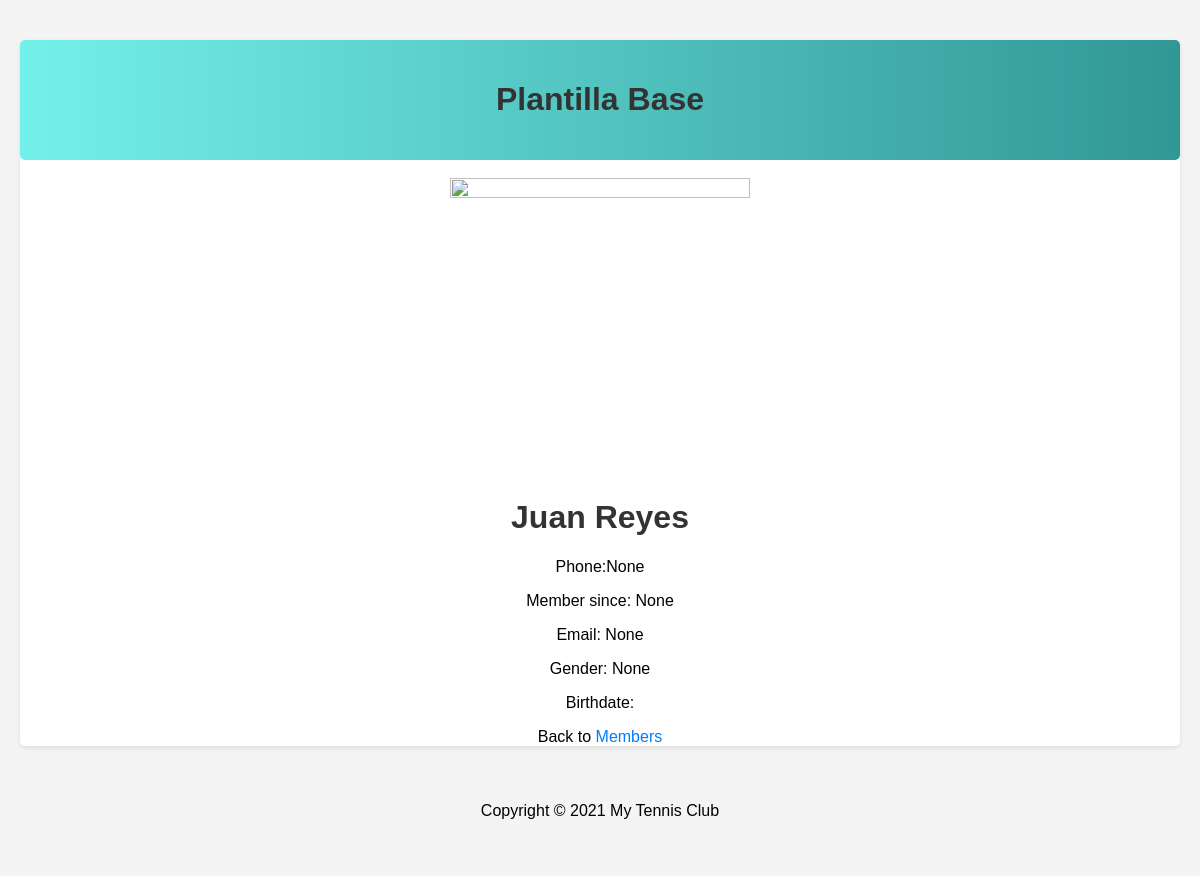
The app's page /members/details/8, older data.
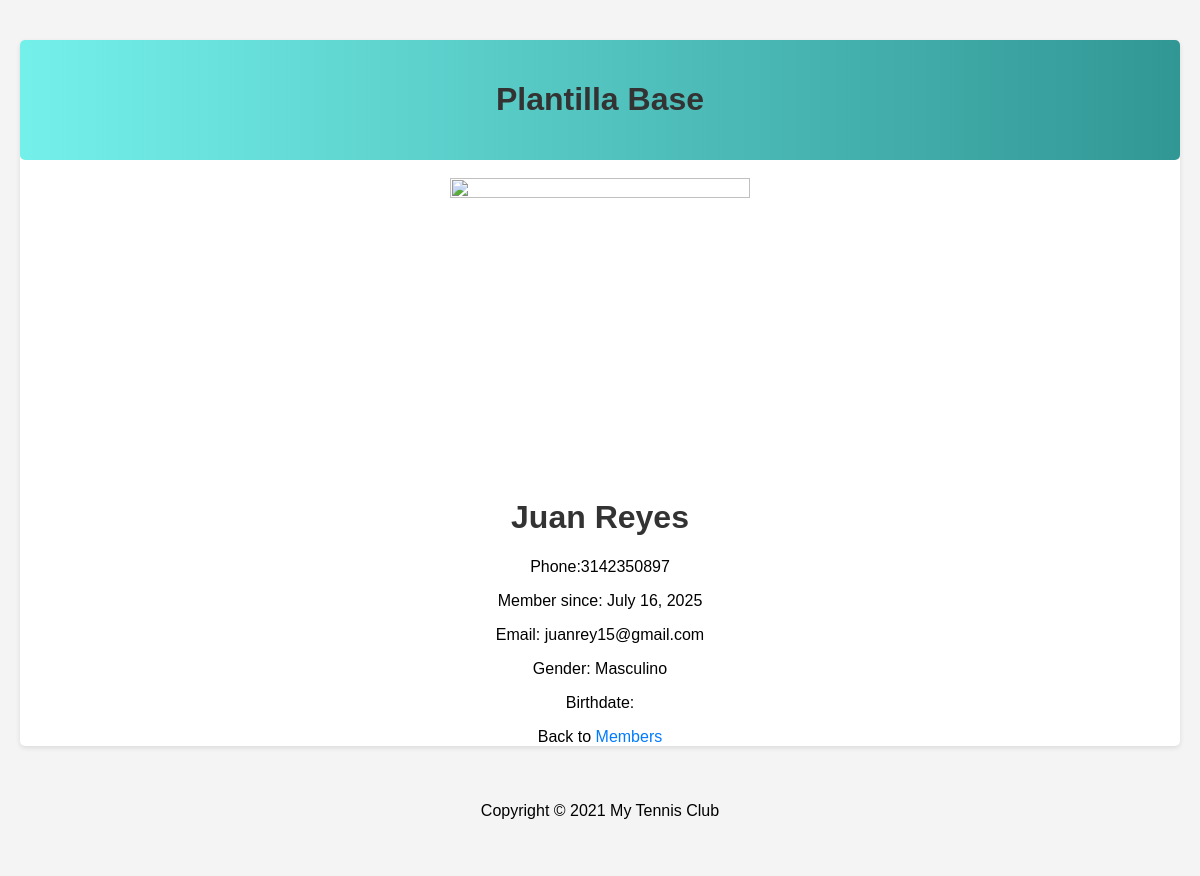
The same page, newer data.
### members/models.py (models this page shows, shortened)
class Member(models.Model):
    firstname = models.CharField(max_length=255)
    lastname = models.CharField(max_length=255)
    phone = models.IntegerField(null=True)
    joined_date = models.DateField(null=True)
    gender = models.CharField(max_length=255, null=True)
    birth_date = models.DateField(null=True)
    email = models.EmailField(max_length=255, null=True)

### members/views.py (the view)
# urls.py: path('members/details/<int:id>', views.details, name='details'),
def details(request, id):
    mymember = Member.objects.get(id=id)
    template = loader.get_template('details.html')
    context = {
        'mymember': mymember,
    }
    return HttpResponse(template.render(context, request))

### members/templates/details.html (shortened to what this page needs)
        {% extends "master.html" %}
        {% block content %}
        <h1>{{ mymember.firstname }} {{ mymember.lastname }}</h1>
        <p>Phone:{{ mymember.phone }}</p>
        <p>Member since: {{ mymember.joined_date }}</p>
        <p>Email: {{ mymember.email }}</p>
        <p>Gender: {{ mymember.gender }}</p>
        <p>Birthdate: {{ mymember.birthdate }}</p>
        <p>Back to <a href="/members">Members</a></p>
        {% endblock %}

Row changes from the older to the newer data that the page shows:
changed Member "Juan": phone "None" → "3142350897"; joined_date "None" → "July 16, 2025"; email "None" → "juanrey15@gmail.com"; gender "None" → "Masculino"
